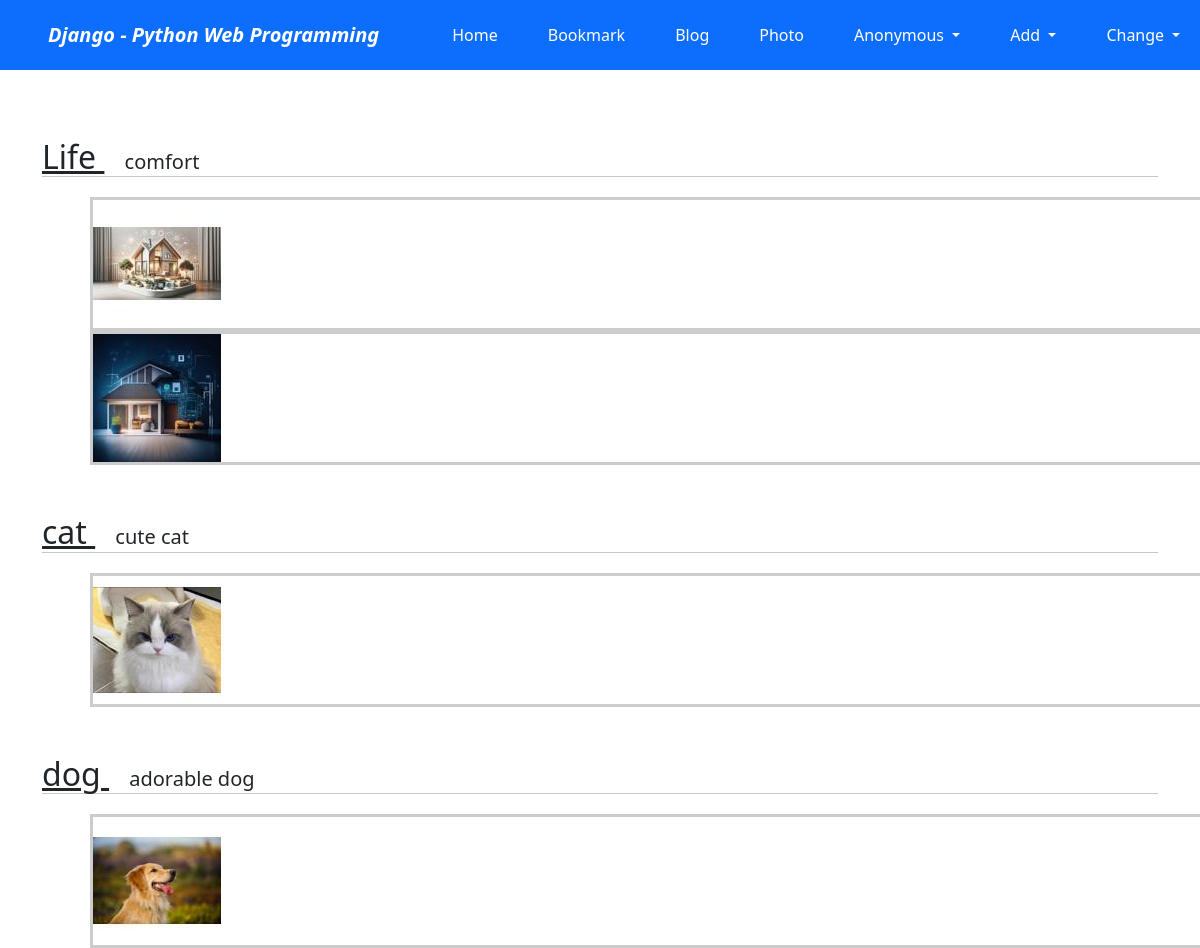
The app's page /photo/ with its own data.
### photo/models.py (models this page shows, shortened)
class Album(models.Model):
    name = models.CharField(max_length=30)
    description = models.CharField('One Line Description', max_length=100, blank=True)
    owner = models.ForeignKey('auth.User', on_delete=models.CASCADE, verbose_name='OWNER', blank=True, null=True)
    class Meta:
        ordering = ('name',)

class Photo(models.Model):
    album = models.ForeignKey(Album, on_delete=models.CASCADE)
    title = models.CharField('TITLE', max_length=30)
    description = models.TextField('Photo Description', blank=True)
    image = ThumbnailImageField(upload_to='photo/%Y/%m')
    upload_dt = models.DateTimeField('Upload Date', auto_now_add=True)
    owner = models.ForeignKey('auth.User', on_delete=models.CASCADE, verbose_name='OWNER', blank=True, null=True)
    class Meta:
        ordering = ('title',)
    def get_absolute_url(self):
        return reverse('photo:photo_detail', args=(self.id,))

### photo/fields.py (called while the page is built)
    def _add_thumb(self, s):
        parts = s.split(".")
        parts.insert(-1, "thumb")
        if parts[-1].lower() not in ['jpeg', 'jpg']:
            parts[-1] = 'jpg'
        return ".".join(parts)

    @property
    def thumb_url(self):
        return self._add_thumb(self.url)

### photo/templates/photo/album_list.html (shortened to what this page needs)
{% extends "base.html" %}
{% block content %}
{% for item in object_list %}
<div class="mt-5">
    <a class="h2" href="{% url 'photo:album_detail' item.id %}">
        {{ item.name }}
    </a>&emsp;
    <span class="font-italic h5">{{ item.description }}</span>
</div>
<hr style="margin: 0 0 20px 0;">
<div class="row">
    {% for photo in item.photo_set.all|slice:":5" %}
    <div class="ms-5">
        <div class="thumbnail">
            <a href="{{ photo.get_absolute_url }}">
                <img src="{{ photo.image.thumb_url }}"
                style="width: 128px; height: 128px; object-fit: contain;">
            </a>
        </div>
    </div>
    {% endfor %}
</div>
{% endfor %}
{% endblock %}

### templates/base.html (shortened to what this page needs)
<!DOCTYPE html>
<html lang="ko">
<head>
    <link rel="stylesheet"
          href="https://cdn.jsdelivr.net/npm/bootstrap@5.3.8/dist/css/bootstrap.min.css">
</head>
<body style="padding-top: 90px;">
<nav class="navbar navbar-expand-lg navbar-dark bg-primary fixed-top">
    <span class="navbar-brand mx-5 mb-0 fw-bold fst-italic">
        Django - Python Web Programming
    </span>
    <div class="collapse navbar-collapse" id="navbarSupportedContent">
        <ul class="navbar-nav me-auto">
            <li class="nav-item mx-1 btn btn-primary">
                <a class="nav-link text-white"
                   href="{% url 'home' %}">
                    Home
                </a>
            </li>
            <li class="nav-item mx-1 btn btn-primary">
                <a class="nav-link text-white"
                   href="{% url 'bookmark:index' %}">
                    Bookmark
                </a>
            </li>
            <li class="nav-item mx-1 btn btn-primary">
                <a class="nav-link text-white"
                   href="{% url 'blog:index' %}">
                    Blog
                </a>
            </li>
            <li class="nav-item mx-1 btn btn-primary">
                <a class="nav-link text-white"
                   href="{% url 'photo:index' %}">
                    Photo
                </a>
            </li>
            <li class="nav-item dropdown mx-1 btn btn-primary">
                {% if user.is_active %}
                    <a class="nav-link dropdown-toggle text-white"
                    href="#"
                    role="button"
                    data-bs-toggle="dropdown"
                    aria-expanded="false">
                        {{ user.get_short_name|default:user.get_username }}
                    </a>
                    <div class="dropdown-menu">
                        <form method="post" action="{% url 'logout' %}">
                            {% csrf_token %}
                            <button type="submit" class="dropdown-item">
                                Logout
                            </button>
                        </form>
                        <a class="dropdown-item"
                        href="{% url 'password_change' %}">
                            Change Password
                        </a>
                    </div>
                {% else %}
                    <a class="nav-link dropdown-toggle text-white"
                    href="#"
                    role="button"
                    data-bs-toggle="dropdown"
                    aria-expanded="false">
                        Anonymous
                    </a>
                {% endif %}
            </li>
            <li class="nav-item dropdown mx-1 btn btn-primary">
                <a class="nav-link dropdown-toggle text-white"
                href="#"
                data-bs-toggle="dropdown">
                    Add
                </a>
            </li>
            <li class="nav-item dropdown mx-1 btn btn-primary">
                <a class="nav-link dropdown-toggle text-white"
                href="#"
                data-bs-toggle="dropdown">
                    Change
                </a>
            </li>
        </ul>
    </div>
</nav>
<div class="container">
    {% block content %}
    {% endblock %}
</div>
</body>
</html>

### photo/templates/photo/album_list.html (style rules this page uses)
.thumbnail { border: 3px solid #ccc; }

### records on screen
Album: name "Life", description "comfort"
Photo: shows a picture
Photo: shows a picture
Album: name "cat", description "cute cat"
Photo: shows a picture
Album: name "dog", description "adorable dog"
Photo: shows a picture
